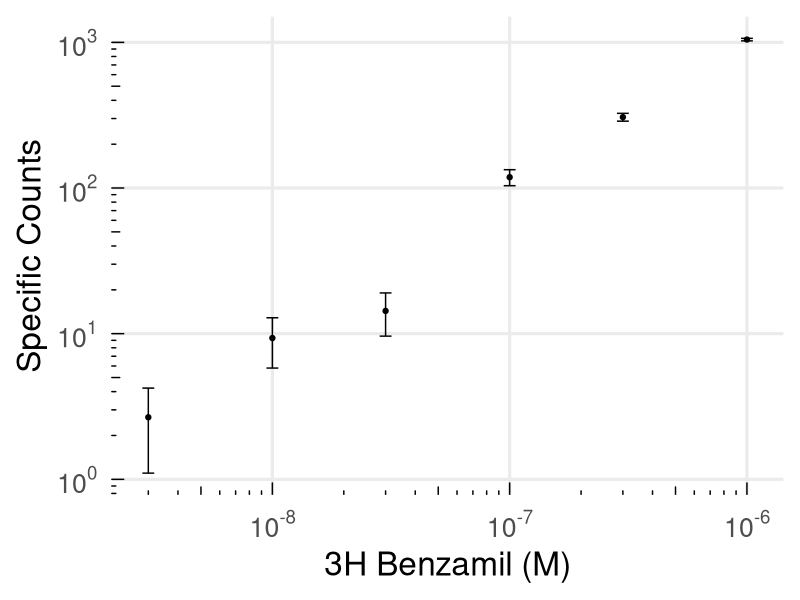

R code for this plot:
## ---- chunk 1
#| echo: false
#| warning: false
#| message: false
#| column: margin
#| label: fig-spa-example
#| fig-cap: An example of SPA, in this case of CKO/DEG nanodiscs. Note that although the background counts have been subtracted, the relationship between ligand and counts is still linear.
library(tidyverse)

data <- read_csv('figures/spa/Exp144_processed-data.csv')

data %>% 
  mutate(timepoint = case_when(
    Time == min(Time) ~ 'Early',
    Time == max(Time) ~ 'Late',
    TRUE ~ 'Other'
  )) %>% 
  filter(
    mean > 0,
    Type == 'Specific',
    timepoint == 'Early'
  ) %>% 
  ggplot(aes(x = Benz, y = mean)) +
  theme_minimal(base_size = 24) +
  scale_x_log10(
    breaks = c(1e-10, 1e-9, 1e-8, 1e-7, 1e-6, 1e-5, 1e-4),
    labels = scales::trans_format("log10", scales::math_format(10^.x))
  ) +
  scale_y_log10(
    breaks = c(1, 10, 100, 1000),
    labels = scales::trans_format("log10", scales::math_format(10^.x))
  ) +
  annotation_logticks(sides = 'bl') +
  theme(panel.grid.minor = element_blank()) +
  geom_errorbar(aes(ymin = lower, ymax = upper), width = 0.05) +
  geom_point() +
  labs(
    x = '3H Benzamil (M)',
    y = 'Specific Counts'
  )

